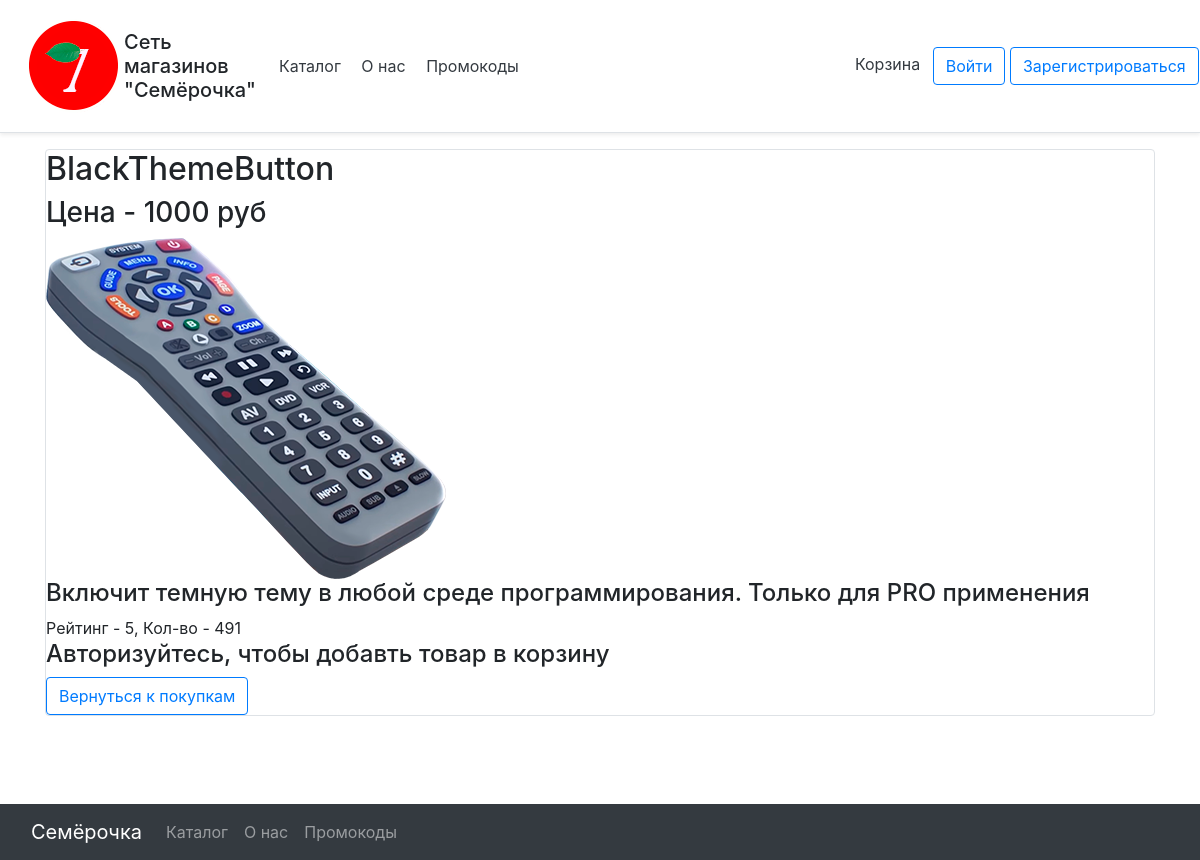
The app's page /catalog/BlackThemeButton, older data.
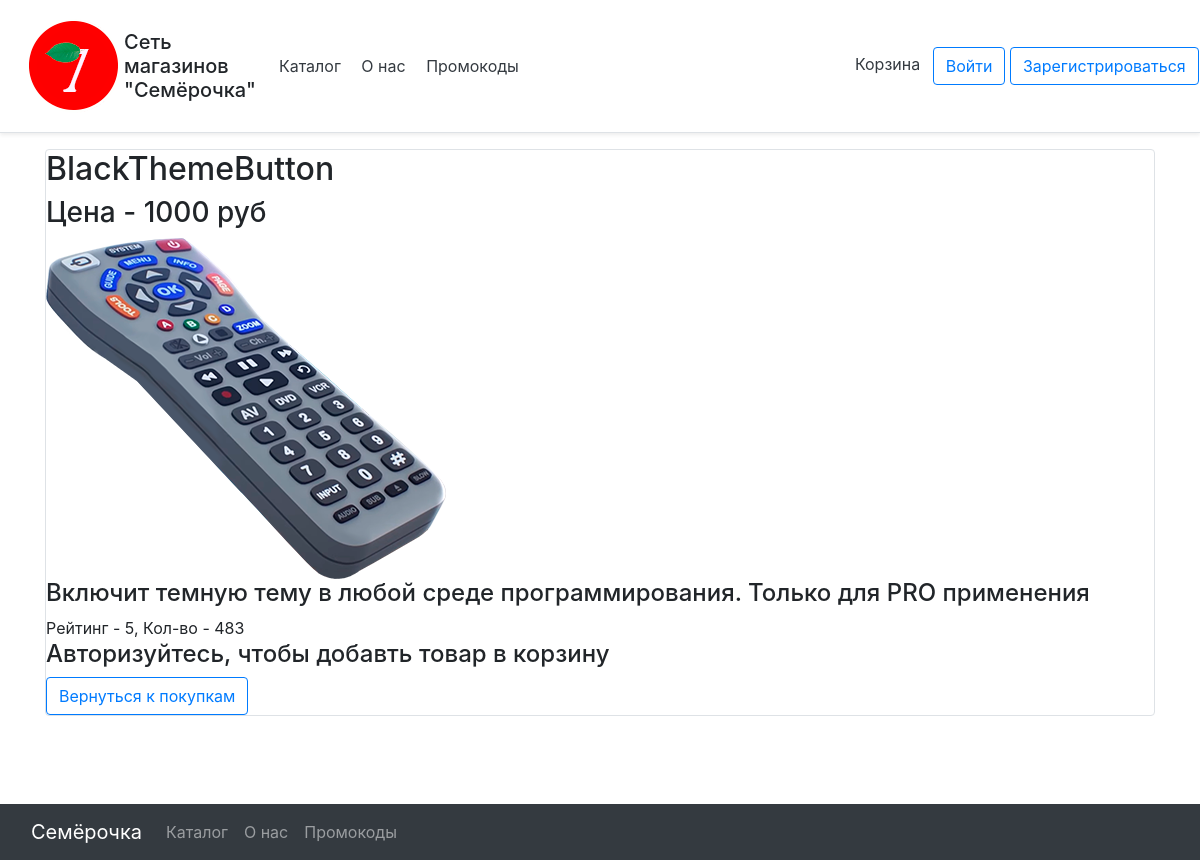
The same page, newer data.
### data/goods.py (models this page shows)
class Good(SqlAlchemyBase):
    __tablename__ = 'goods'
    id = sqlalchemy.Column(sqlalchemy.Integer,
                           primary_key=True, autoincrement=True)
    name = sqlalchemy.Column(sqlalchemy.String, nullable=True)
    price = sqlalchemy.Column(sqlalchemy.Integer)
    rating = sqlalchemy.Column(sqlalchemy.Float)
    count_rating = sqlalchemy.Column(sqlalchemy.Integer)
    amount = sqlalchemy.Column(sqlalchemy.Integer)
    picture = sqlalchemy.Column(sqlalchemy.String)
    about = sqlalchemy.Column(sqlalchemy.String)
    goodstobuy = orm.relation("Goodstobuy", back_populates='good')

### main.py (the view, shortened to what this page needs)
@app.route("/catalog/<name>", methods=['POST', 'GET'])
def good(name):
    db_sess = db_session.create_session()
    goods = db_sess.query(Good).filter(Good.name == name)
    return render_template('good.html', item=goods[0], title=name)

### data/db_session.py (called while the page is built)
def create_session() -> Session:
    global __factory
    return __factory()

### templates/good.html
{% extends "base.html" %}
{% block content %}
<div class="col-md6 border rounded">
    <h2>{{item.name}}</h2>
    <h3>Цена - {{item.price}} руб</h3>
    <img src={{item.picture}} alt="здесь должна была быть картинка, но не нашлась">
    <h4>{{item.about}}</h4>
    <div>
        Рейтинг - {{item.rating}}, Кол-во - {{item.amount}}
    </div>
    <form class="login_form" method="post">
        {% if current_user.is_authenticated %}
        <div class="form-group">
            <label for="classSelect">Кол-во</label>
            <select class="form-control" id="classSelect" name="amount">
                <option>1</option>
                <option>2</option>
                <option>3</option>
                <option>4</option>
                <option>5</option>
            </select>
        </div>
        <h4>Оценить</h4>
        <a class="p-2 text-dark cc_pointer" href="/catalog/{{item.name}}/1">1</a>
        <a class="p-2 text-dark cc_pointer" href="/catalog/{{item.name}}/2">2</a>
        <a class="p-2 text-dark cc_pointer" href="/catalog/{{item.name}}/3">3</a>
        <a class="p-2 text-dark cc_pointer" href="/catalog/{{item.name}}/4">4</a>
        <a class="p-2 text-dark cc_pointer" href="/catalog/{{item.name}}/5">5</a>
        <div>
            <button type="submit" class="btn btn-primary">Добавить в корзину</button>
        </div>
        {% else %}
        <h4>Авторизуйтесь, чтобы добавть товар в корзину</h4>
        {% endif %}
        <a class="btn btn-outline-primary" href="/catalog">Вернуться к покупкам</a>
    </form>
</div>
{% endblock %}

Row changes from the older to the newer data that the page shows:
changed Good "BlackThemeButton": amount "491" → "483"
